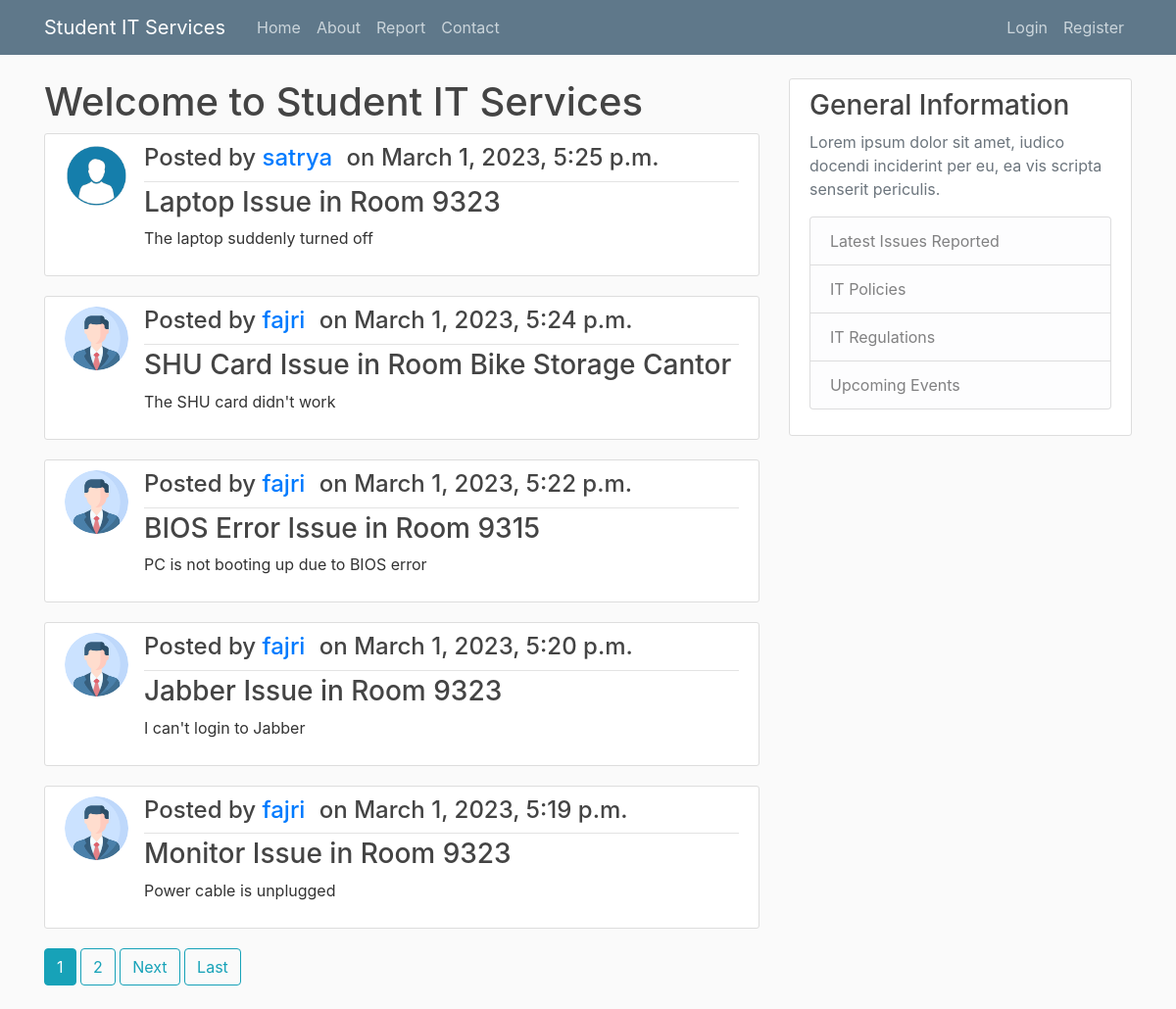
The page /report/ on the database its author committed.
### itreporting/models.py (models this page shows, shortened)
class Issue(models.Model):
    type = models.CharField(max_length = 100)
    room = models.CharField(max_length = 100)
    details = models.TextField()
    date_submitted = models.DateTimeField(default = timezone.now)
    author = models.ForeignKey(User, on_delete = models.CASCADE)

### users/models.py (models this page shows, shortened)
class Profile(models.Model):
    user = models.OneToOneField(User, on_delete = models.CASCADE)
    image = models.ImageField(default = 'default.png', upload_to = 'profile_pics')

### itreporting/views.py (the view)
# urls.py: path('report/', PostListView.as_view(), name='itreporting-report'),
class PostListView(ListView):
    model = Issue
    template_name = 'itreporting/report.html'
    context_object_name = 'issues'
    ordering = ['-date_submitted']
    paginate_by = 5
    def get_context_data(self, **kwargs):
        context = super(PostListView, self).get_context_data(**kwargs)
        context.update({'title': 'List of Issues'})
        return context

### itreporting/templates/itreporting/report.html (shortened to what this page needs)
{% extends "itreporting/base.html" %}
{% block content %}<h1>Welcome to Student IT Services</h1>
{% for issue in issues %}
<article class="media content-section">
    <img class="rounded-circle article-img" src="{{issue.author.profile.image.url}}"/>
    <div class="media-body">
        <div class="article-metadata">
            <h4 class="mr-2" >Posted by <a class="mr-2" href="{% url 'user-issues' issue.author.username %}">{{issue.author}}</a> on {{issue.date_submitted}}</h4>
        </div>
        <h3><a class="article-title" href="{% url 'issue-detail' issue.id %}">{{issue.type}} Issue in Room {{issue.room}}</a></h3>
        <p class="article-content">{{issue.details}}</p>
    </div>
</article>
{% endfor %}
{% if is_paginated %}
{% for num in page_obj.paginator.page_range %}
{% if page_obj.number == num %}
    <a class="btn btn-info mb-4" href="?page={{num}}">{{num}}</a>
{% elif num > page_obj.number|add:'-3' and num < page_obj.number|add:'3' %}
    <a class="btn btn-outline-info mb-4" href="?page={{num}}">{{num}}</a>
{% endif %}
{% endfor %}
{% if page_obj.has_next %}
    <a class="btn btn-outline-info mb-4" href="?page={{page_obj.next_page_number}}">Next</a>
    <a class="btn btn-outline-info mb-4" href="?page={{page_obj.paginator.num_pages}}">Last</a>
{% endif %}
{% endif %}
{% endblock %}

### itreporting/templates/itreporting/base.html (shortened to what this page needs)
{% load static %}
<!DOCTYPE html>
<html>
<head>
    <link rel="stylesheet" href="https://cdn.jsdelivr.net/npm/bootstrap@4.0.0/dist/css/bootstrap.min.css">
    <link rel="stylesheet" type="text/css" href="{% static 'itapps/css/styles.css' %}" />
</head>
<body>
    <div class="container">
        <header class="site-header">
            <nav class="navbar navbar-expand-md navbar-dark bg-steel fixed-top">
                <div class="container">
                <a class="navbar-brand mr-4" href="{% url 'itreporting-home' %}">Student IT Services {{secretkey}}</a>
                <div class="collapse navbar-collapse" id="navbarToggle">
                    <div class="navbar-nav mr-auto">
                        <a class="nav-item nav-link" href="{% url 'itreporting-home' %}">Home</a>
                        <a class="nav-item nav-link" href="{% url 'itreporting-about' %}">About</a>
                        <a class="nav-item nav-link" href="{% url 'itreporting-report' %}">Report</a>
                        <a class="nav-item nav-link" href="{% url 'itreporting-contact' %}">Contact</a>
                    </div>
                    <div class="navbar-nav">
                    {% if user.is_authenticated %}
                        <a class="nav-item nav-link" href="{% url 'issue-create' %}">Report New Issue</a>
                        <a class="nav-item nav-link" href="{% url 'profile' %}">Profile</a>
                        <a class="nav-item nav-link" href="{% url 'logout' %}">Logout</a>
                    {% else %}
                        <a class="nav-item nav-link" href="{% url 'login' %}">Login</a>
                        <a class="nav-item nav-link" href="{% url 'register' %}">Register</a>
                    {% endif %}
                    </div>
                </div>
                </div>
            </nav>
        </header>
        <div class="row">
            <div class="col-md-8">
            {% block content %}{% endblock %}
            </div>
            <div class="col-md-4">
                <div class="content-section">
                    <h3>General Information</h3>
                    <p class='text-muted'>Lorem ipsum dolor sit amet, iudico docendi inciderint per eu, ea vis scripta senserit periculis.
                      <ul class="list-group">
                        <li class="list-group-item list-group-item-light">Latest Issues Reported</li>
                        <li class="list-group-item list-group-item-light">IT Policies</li>
                        <li class="list-group-item list-group-item-light">IT Regulations</li>
                        <li class="list-group-item list-group-item-light">Upcoming Events</li>
                      </ul>
                    </p>
                  </div>
            </div>
        </div>
    </div>
</body>
</html>

### itreporting/static/css/styles.css (style rules this page uses)
body { background: #fafafa; color: #333333; margin-top: 5rem; }
h1, h2, h3, h4, h5, h6 { color: #444444; }
ul { margin: 0; }
.bg-steel { background-color: #5f788a; }
.site-header .navbar-nav .nav-link { color: #cbd5db; }
.content-section { background: #ffffff; padding: 10px 20px; border: 1px solid #dddddd; border-radius: 3px; margin-bottom: 20px; }
.article-title { color: #444444; }
.article-content { white-space: pre-line; }
.article-img { height: 65px; width: 65px; margin-right: 16px; }
.article-metadata { padding-bottom: 1px; margin-bottom: 4px; border-bottom: 1px solid #e3e3e3 }

### rows shown on the page
Issue: author.profile.image (placeholder picture), author "satrya", date_submitted "March 1, 2023, 5:25 p.m.", type "Laptop", room "9323", details "The laptop suddenly turned off"
Issue: author.profile.image (picture), author "fajri", date_submitted "March 1, 2023, 5:24 p.m.", type "SHU Card", room "Bike Storage Cantor", details "The SHU card didn't work"
Issue: author.profile.image (picture), author "fajri", date_submitted "March 1, 2023, 5:22 p.m.", type "BIOS Error", room "9315", details "PC is not booting up due to BIOS error"
Issue: author.profile.image (picture), author "fajri", date_submitted "March 1, 2023, 5:20 p.m.", type "Jabber", room "9323", details "I can't login to Jabber"
Issue: author.profile.image (picture), author "fajri", date_submitted "March 1, 2023, 5:19 p.m.", type "Monitor", room "9323", details "Power cable is unplugged"

### other values the page prints
{{ num }} "1"
{{ num }} "2"
